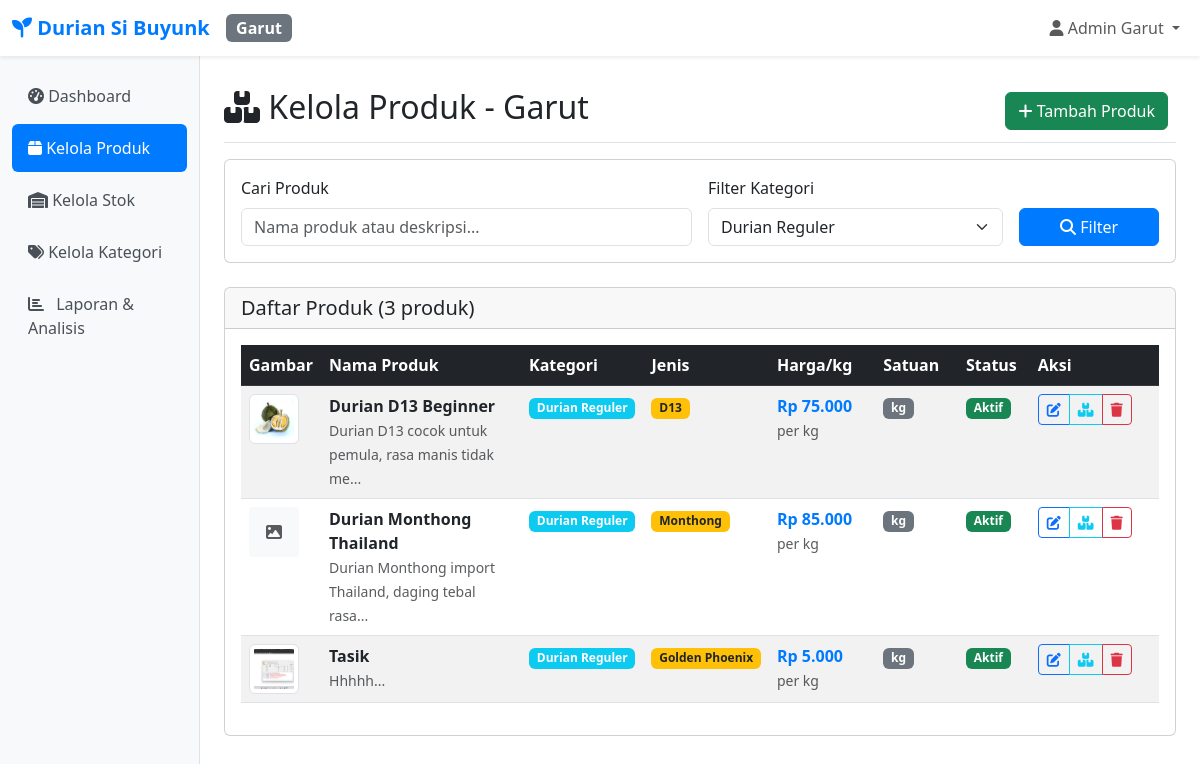
/cabang/garut/produk/index.php?kategori=2 (signed in), run on the app's committed database.
### tables this page shows
CREATE TABLE `users` (
  `id` int NOT NULL,
  `username` varchar(50) NOT NULL,
  `password` varchar(255) NOT NULL,
  `nama_lengkap` varchar(100) NOT NULL,
  `cabang_id` int NOT NULL,
  `role` enum('admin') DEFAULT 'admin',
  `created_at` timestamp NOT NULL DEFAULT CURRENT_TIMESTAMP,
  `updated_at` timestamp NOT NULL DEFAULT CURRENT_TIMESTAMP ON UPDATE CURRENT_TIMESTAMP
);

CREATE TABLE `cabang` (
  `id` int NOT NULL,
  `nama_cabang` varchar(50) NOT NULL,
  `kode_cabang` varchar(10) NOT NULL,
  `alamat` text,
  `telepon` varchar(20) DEFAULT NULL,
  `created_at` timestamp NOT NULL DEFAULT CURRENT_TIMESTAMP
);

CREATE TABLE `produk` (
  `id` int NOT NULL,
  `nama_produk` varchar(200) NOT NULL,
  `kategori_id` int DEFAULT NULL,
  `jenis_durian_id` int DEFAULT NULL,
  `harga` decimal(12,2) NOT NULL,
  `harga_per_kg` decimal(12,2) DEFAULT '0.00' COMMENT 'Harga per kilogram',
  `stok_tasik` int DEFAULT '0',
  `stok_garut` int DEFAULT '0',
  `total_kg_tasik` decimal(10,3) DEFAULT '0.000' COMMENT 'Total berat stok Tasik dalam kg',
  `total_kg_garut` decimal(10,3) DEFAULT '0.000' COMMENT 'Total berat stok Garut dalam kg',
  `total_pcs_tasik` int DEFAULT '0' COMMENT 'Total pieces Tasik',
  `total_pcs_garut` int DEFAULT '0' COMMENT 'Total pieces Garut',
  `satuan` varchar(20) DEFAULT 'pcs',
  `deskripsi` text,
  `gambar` varchar(255) DEFAULT NULL,
  `status` enum('aktif','nonaktif') DEFAULT 'aktif',
  `created_at` timestamp NOT NULL DEFAULT CURRENT_TIMESTAMP,
  `updated_at` timestamp NOT NULL DEFAULT CURRENT_TIMESTAMP ON UPDATE CURRENT_TIMESTAMP
);

CREATE TABLE `kategori` (
  `id` int NOT NULL,
  `nama_kategori` varchar(100) NOT NULL,
  `deskripsi` text,
  `created_at` timestamp NOT NULL DEFAULT CURRENT_TIMESTAMP
);

CREATE TABLE `jenis_durian` (
  `id` int NOT NULL,
  `nama_jenis` varchar(100) NOT NULL,
  `deskripsi` text,
  `created_at` timestamp NOT NULL DEFAULT CURRENT_TIMESTAMP
);

### includes/auth.php (called while the page is built, shortened)
<?php
require_once __DIR__ . '/../config/config.php';
function getCurrentUser() {
    try {
        $pdo = getConnection();
        $stmt = $pdo->prepare("SELECT u.*, c.nama_cabang, c.kode_cabang
                              FROM users u
                              JOIN cabang c ON u.cabang_id = c.id
                              WHERE u.id = ?");
        $stmt->execute([$_SESSION['user_id']]);
        return $stmt->fetch();
    } catch (Exception $e) {
        return null;
    }
}
?>

### includes/functions.php (called while the page is built, shortened)
<?php
require_once __DIR__ . '/../config/config.php';
function getCategories() {
    try {
        $pdo = getConnection();
        $stmt = $pdo->query("SELECT * FROM kategori ORDER BY nama_kategori");
        return $stmt->fetchAll();
    } catch (Exception $e) {
        return [];
    }
}
function getProducts($cabang_id = null, $kategori_id = null, $search = null) {
    try {
        $pdo = getConnection();
        $sql = "SELECT p.*, k.nama_kategori, jd.nama_jenis,
                CASE
                    WHEN ? = 1 THEN p.stok_tasik
                    WHEN ? = 2 THEN p.stok_garut
                    ELSE (p.stok_tasik + p.stok_garut)
                END as stok
                FROM produk p
                LEFT JOIN kategori k ON p.kategori_id = k.id
                LEFT JOIN jenis_durian jd ON p.jenis_durian_id = jd.id
                WHERE p.status = 'aktif'";
        $params = [$cabang_id, $cabang_id];
        if ($kategori_id) {
            $sql .= " AND p.kategori_id = ?";
            $params[] = $kategori_id;
        }
        $sql .= " ORDER BY p.nama_produk";
        $stmt = $pdo->prepare($sql);
        $stmt->execute($params);
        return $stmt->fetchAll();
    } catch (Exception $e) {
        return [];
    }
}
function getImagePath($imageName, $branch = null) {
    if (!$imageName) return null;
    if (strpos($imageName, '/') !== false) {
        $path = "public/assets/images/products/" . $imageName;
    }
    return $path;
}
?>

### config/config.php (called while the page is built, shortened)
<?php
function formatRupiah($amount) {
    return 'Rp ' . number_format($amount, 0, ',', '.');
}
?>

### cabang/garut/produk/index.php (the view, shortened to what this page needs)
<?php
require_once __DIR__ . '/../../../includes/auth.php';
require_once __DIR__ . '/../../../includes/functions.php';
$kategori_id = isset($_GET['kategori']) ? (int)$_GET['kategori'] : null;
$search = isset($_GET['search']) ? sanitize($_GET['search']) : null;
$categories = getCategories();
$products = getProducts(CABANG_GARUT, $kategori_id, $search);
include __DIR__ . '/../../../includes/header.php';
?>
<div class="d-flex justify-content-between flex-wrap flex-md-nowrap align-items-center pt-3 pb-2 mb-3 border-bottom">
    <h1 class="h2"><i class="fas fa-boxes"></i> Kelola Produk - Garut</h1>
    <div class="btn-toolbar mb-2 mb-md-0">
        <div class="btn-group me-2">
            <a href="tambah.php" class="btn btn-success">
                <i class="fas fa-plus"></i> Tambah Produk
            </a>
        </div>
    </div>
</div>
<div class="card mb-4">
    <div class="card-body">
        <form method="GET" class="row g-3">
            <div class="col-md-6">
                <label for="search" class="form-label">Cari Produk</label>
                <input type="text" class="form-control" id="search" name="search"
                       placeholder="Nama produk atau deskripsi..."
                       value="<?= htmlspecialchars($search ?? '') ?>">
            </div>
            <div class="col-md-4">
                <label for="kategori" class="form-label">Filter Kategori</label>
                <select class="form-select" id="kategori" name="kategori">
                    <?php foreach ($categories as $category): ?>
                        <option value="<?= $category['id'] ?>" <?= $kategori_id == $category['id'] ? 'selected' : '' ?>>
                            <?= htmlspecialchars($category['nama_kategori']) ?>
                        </option>
                    <?php endforeach; ?>
                </select>
            </div>
            <div class="col-md-2">
                <label class="form-label">&nbsp;</label>
                <div class="d-grid">
                    <button type="submit" class="btn btn-primary">
                        <i class="fas fa-search"></i> Filter
                    </button>
                </div>
            </div>
        </form>
    </div>
</div>
<div class="card">
    <div class="card-header">
        <h5 class="mb-0">Daftar Produk (<?= count($products) ?> produk)</h5>
    </div>
    <div class="card-body">
        <?php if (empty($products)): ?>
            <div class="text-center py-5">
                <i class="fas fa-box-open" style="font-size: 4rem; color: #6c757d;"></i>
                <h4 class="mt-3 text-muted">Tidak ada produk ditemukan</h4>
                <p class="text-muted">Belum ada produk atau coba ubah filter pencarian</p>
                <a href="tambah.php" class="btn btn-success">
                    <i class="fas fa-plus"></i> Tambah Produk Pertama
                </a>
            </div>
        <?php else: ?>
            <div class="d-none d-md-block">
                <div class="table-responsive">
                    <table class="table table-striped table-hover">
                        <thead class="table-dark">
                            <tr>
                                <th style="width: 60px;">Gambar</th>
                                <th style="min-width: 200px;">Nama Produk</th>
                                <th style="width: 120px;">Kategori</th>
                                <th style="width: 120px;">Jenis</th>
                                <th style="width: 130px;">Harga/kg</th>
                                <th style="width: 100px;">Satuan</th>
                                <th style="width: 80px;">Status</th>
                                <th style="width: 160px;">Aksi</th>
                            </tr>
                        </thead>
                        <tbody>
                        <?php foreach ($products as $product): ?>
                            <tr>
                                <td>
                                    <?php
                                    $imagePath = getImagePath($product['gambar']);
                                    if ($imagePath && file_exists("../../../" . $imagePath)): ?>
                                        <img src="../../../<?= $imagePath ?>?v=<?= time() ?>"
                                             class="img-thumbnail" style="width: 50px; height: 50px; object-fit: cover;">
                                    <?php else: ?>
                                        <div class="bg-light d-flex align-items-center justify-content-center"
                                             style="width: 50px; height: 50px; border-radius: 4px;">
                                            <i class="fas fa-image text-muted"></i>
                                        </div>
                                    <?php endif; ?>
                                </td>
                                <td>
                                    <strong><?= htmlspecialchars($product['nama_produk']) ?></strong>
                                    <?php if ($product['deskripsi']): ?>
                                        <br><small class="text-muted"><?= htmlspecialchars(substr($product['deskripsi'], 0, 50)) ?>...</small>
                                    <?php endif; ?>
                                </td>
                                <td>
                                    <?php if ($product['nama_kategori']): ?>
                                        <span class="badge bg-info"><?= htmlspecialchars($product['nama_kategori']) ?></span>
                                    <?php else: ?>
                                        <span class="text-muted">-</span>
                                    <?php endif; ?>
                                </td>
                                <td>
                                    <?php if ($product['nama_jenis']): ?>
                                        <span class="badge bg-warning text-dark"><?= htmlspecialchars($product['nama_jenis']) ?></span>
                                    <?php else: ?>
                                        <span class="text-muted">-</span>
                                    <?php endif; ?>
                                </td>
                                <td>
                                    <?php if ($product['harga_per_kg']): ?>
                                        <span class="text-primary fw-bold"><?= formatRupiah($product['harga_per_kg']) ?></span>
                                        <br><small class="text-muted">per kg</small>
                                    <?php else: ?>
                                        <span class="text-muted">-</span>
                                    <?php endif; ?>
                                </td>
                                <td>
                                    <span class="badge bg-secondary"><?= htmlspecialchars($product['satuan'] ?: 'kg') ?></span>
                                </td>
                                <td>
                                    <span class="badge bg-success">Aktif</span>
                                </td>
                                <td>
                                    <div class="btn-group btn-group-sm">
                                        <a href="edit.php?id=<?= $product['id'] ?>" class="btn btn-outline-primary" title="Edit">
                                            <i class="fas fa-edit"></i>
                                        </a>
                                        <a href="../manajemen-stok/index.php" class="btn btn-outline-info" title="Kelola Stok">
                                            <i class="fas fa-boxes"></i>
                                        </a>
                                        <a href="hapus.php?id=<?= $product['id'] ?>" class="btn btn-outline-danger"
                                           onclick="return confirm('Yakin ingin menghapus produk ini?')" title="Hapus">
                                            <i class="fas fa-trash"></i>
                                        </a>
                                    </div>
                                </td>
                            </tr>
                        <?php endforeach; ?>
                        </tbody>
                    </table>
                </div>
            </div>
        <?php endif; ?>
    </div>
</div>
                </div>
            </main>
        </div>
    </div>
</body>
</html>

### includes/header.php (shortened to what this page needs)
<?php
require_once __DIR__ . '/../config/config.php';
require_once __DIR__ . '/auth.php';
$currentUser = getCurrentUser();
$branchName = $currentUser ? $currentUser['nama_cabang'] : '';
?>
<!DOCTYPE html>
<html lang="id">
<head>
    <link href="https://cdn.jsdelivr.net/npm/bootstrap@5.3.0/dist/css/bootstrap.min.css" rel="stylesheet">
    <link href="https://cdnjs.cloudflare.com/ajax/libs/font-awesome/6.4.0/css/all.min.css" rel="stylesheet">
</head>
<body>
    <nav class="navbar navbar-expand-lg navbar-light bg-white shadow-sm">
        <div class="container-fluid">
            <a class="navbar-brand" href="dashboard.php">
                <i class="fas fa-seedling"></i> <?= APP_NAME ?>
            </a>
            <span class="badge bg-secondary fs-6"><?= $branchName ?></span>
            <div class="navbar-nav ms-auto">
                <div class="nav-item dropdown">
                    <a class="nav-link dropdown-toggle" href="#" id="navbarDropdown" role="button" data-bs-toggle="dropdown">
                        <i class="fas fa-user"></i> <?= $currentUser['nama_lengkap'] ?? 'User' ?>
                    </a>
                </div>
            </div>
        </div>
    </nav>
    <div class="container-fluid">
        <div class="row">
            <nav class="col-md-3 col-lg-2 d-md-block sidebar">
                <div class="position-sticky pt-3">
                    <ul class="nav flex-column">
                        <li class="nav-item">
                            <a class="nav-link <?= basename($_SERVER['PHP_SELF']) == 'dashboard.php' ? 'active' : '' ?>" href="../dashboard.php">
                                <i class="fas fa-tachometer-alt"></i> Dashboard
                            </a>
                        </li>
                        <li class="nav-item">
                            <a class="nav-link <?= strpos($_SERVER['PHP_SELF'], '/produk/') !== false ? 'active' : '' ?>" href="../produk/">
                                <i class="fas fa-box"></i> Kelola Produk
                            </a>
                        </li>
                        <li class="nav-item">
                            <a class="nav-link <?= strpos($_SERVER['PHP_SELF'], '/manajemen-stok/') !== false ? 'active' : '' ?>" href="../manajemen-stok/">
                                <i class="fas fa-warehouse"></i> Kelola Stok
                            </a>
                        </li>
                        <li class="nav-item">
                            <a class="nav-link <?= strpos($_SERVER['PHP_SELF'], '/kategori/') !== false ? 'active' : '' ?>" href="../kategori/">
                                <i class="fas fa-tags"></i> Kelola Kategori
                            </a>
                        </li>
                        <li class="nav-item">
                            <a class="nav-link <?= strpos($_SERVER['PHP_SELF'], '/laporan/') !== false ? 'active' : '' ?>" href="../laporan/">
                                <i class="fas fa-chart-bar me-2"></i>
                                Laporan & Analisis
                            </a>
                        </li>
                    </ul>
                </div>
            </nav>
            <main class="col-md-9 ms-sm-auto col-lg-10 px-md-4">
                <div class="pt-3">

### data on the page
users: cabang.nama_cabang "Garut", nama_lengkap "Admin Garut"
produk: gambar (picture), nama_produk "Durian D13 Beginner", deskripsi "Durian D13 cocok untuk pemula, rasa manis tidak me", kategori.nama_kategori "Durian Reguler", jenis_durian.nama_jenis "D13", harga_per_kg "Rp 75.000", satuan "kg"
produk: nama_produk "Durian Monthong Thailand", deskripsi "Durian Monthong import Thailand, daging tebal rasa", kategori.nama_kategori "Durian Reguler", jenis_durian.nama_jenis "Monthong", harga_per_kg "Rp 85.000", satuan "kg"
produk: gambar (picture), nama_produk "Tasik", deskripsi "Hhhhh", kategori.nama_kategori "Durian Reguler", jenis_durian.nama_jenis "Golden Phoenix", harga_per_kg "Rp 5.000", satuan "kg"

### other printed values
APP_NAME "Durian Si Buyunk"
count($products) "3"
form field kategori "Durian Reguler"
